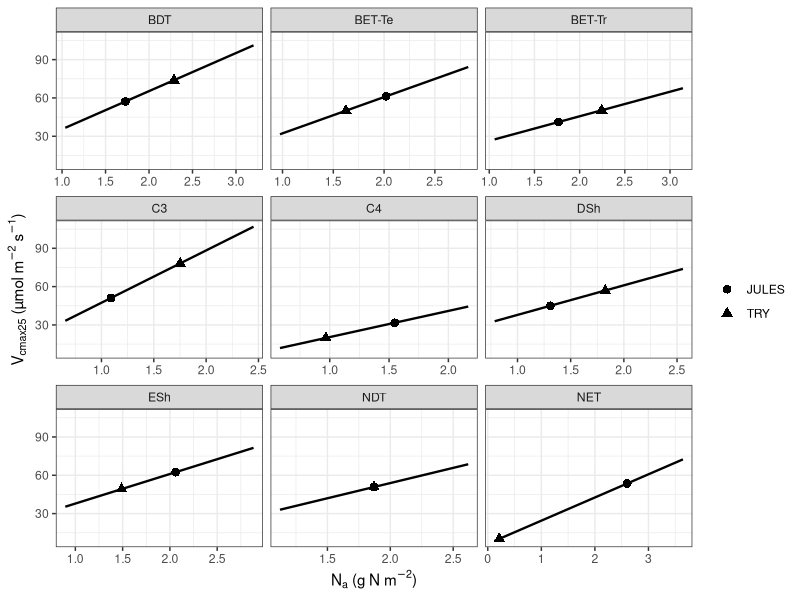

R code for this plot:
# ------------------------------------------------------------
# Vcmax25 from JULES trait physiology formula (Karina's formula)
# vcmax25 = ( vint + vsl * nmass * lma * 1000.0 ) * 1.0E-6
#
# Units expected:
#   lma   = kg m-2
#   nmass = kg kg-1   (mass fraction of N in leaf dry mass)
# Output:
#   vcmax25_mol = mol m-2 s-1   (JULES-ready)
#   vcmax25_umol = umol m-2 s-1 (more interpretable for plotting)
# ------------------------------------------------------------

library(dplyr)
library(tidyr)
library(ggplot2)

# ---- 1) Enter data exactly  ----
df <- tibble(
  PFT = c("BET-Tr","BET-Te","BDT","NET","NDT","C3","C4","ESh","DSh"),
  
  LMA_JULES = c(0.1039, 0.1403, 0.0823, 0.2263, 0.1006, 0.0498, 0.1370, 0.1515, 0.0550),
  TRY_LMA_MEDIAN = c(0.0898, 0.1069, 0.0965, 0.0195, 0.1006, 0.0724, 0.0569, 0.1306, 0.0702),
  
  NMASS_JULES = c(0.0170, 0.0144, 0.0210, 0.0115, 0.0186, 0.0219, 0.0113, 0.0136, 0.0238),
  TRY_NMASS_MEDIAN = c(0.0250, 0.0152, 0.0237, 0.0110, 0.0186, 0.0242, 0.0170, 0.0114, 0.0260),
  
  Vint_JULES = c(7.21, 3.90, 5.73, 6.32, 6.32, 6.42, 0.00, 14.71, 14.71),
  Vsl_JULES  = c(19.22, 28.40, 29.81, 18.15, 23.79, 40.96, 20.48, 23.15, 23.15)
)

# ---- 2) Karina's formula as a function ----
# Returns vcmax25 in mol m-2 s-1 (JULES-ready)
vcmax25_karina <- function(vint, vsl, nmass, lma) {
  (vint + vsl * nmass * lma * 1000.0) * 1.0e-6
}

# ---- 3) Compute vcmax25 for JULES traits and TRY medians ----
out <- df %>%
  mutate(
    # JULES traits
    vcmax25_mol_JULES = vcmax25_karina(Vint_JULES, Vsl_JULES, NMASS_JULES, LMA_JULES),
    vcmax25_umol_JULES = vcmax25_mol_JULES * 1e6,  # convert back to umol for easy reading
    
    # TRY median traits (keeping same vint/vsl you supplied)
    vcmax25_mol_TRYmed = vcmax25_karina(Vint_JULES, Vsl_JULES, TRY_NMASS_MEDIAN, TRY_LMA_MEDIAN),
    vcmax25_umol_TRYmed = vcmax25_mol_TRYmed * 1e6
  )

print(out %>% dplyr::select(PFT,
                            vcmax25_umol_JULES, vcmax25_mol_JULES,
                            vcmax25_umol_TRYmed, vcmax25_mol_TRYmed))

# ---- 4) Optional: a "curve/line" plot per PFT ----
# Here we plot vcmax25 (umol) vs Na (g N m-2), where:
# Na = nmass*lma*1000 (this is exactly the same conversion inside Karina's formula)

plot_df <- out %>%
  transmute(
    PFT,
    Na_gm2_JULES = NMASS_JULES * LMA_JULES * 1000.0,
    Na_gm2_TRY   = TRY_NMASS_MEDIAN * TRY_LMA_MEDIAN * 1000.0,
    vcmax25_umol_JULES,
    vcmax25_umol_TRYmed,
    Vint_JULES, Vsl_JULES
  ) %>%
  pivot_longer(
    cols = c(Na_gm2_JULES, Na_gm2_TRY, vcmax25_umol_JULES, vcmax25_umol_TRYmed),
    names_to = c(".value","source"),
    names_pattern = "(Na_gm2|vcmax25_umol)_(JULES|TRY)"
  )

# Build line data for each PFT (same relation as Karina’s formula, just in umol units)
line_df <- out %>%
  rowwise() %>%
  do({
    p <- .
    na_min <- min(p$NMASS_JULES * p$LMA_JULES * 1000.0, p$TRY_NMASS_MEDIAN * p$TRY_LMA_MEDIAN * 1000.0) * 0.6
    na_max <- max(p$NMASS_JULES * p$LMA_JULES * 1000.0, p$TRY_NMASS_MEDIAN * p$TRY_LMA_MEDIAN * 1000.0) * 1.4
    Na_seq <- seq(na_min, na_max, length.out = 60)
    tibble(
      PFT = p$PFT,
      Na_gm2 = Na_seq,
      vcmax25_umol = p$Vint_JULES + p$Vsl_JULES * Na_seq
    )
  }) %>%
  ungroup()

ggplot() +
  geom_line(data = line_df, aes(Na_gm2, vcmax25_umol), linewidth = 0.8) +
  geom_point(data = plot_df, aes(Na_gm2, vcmax25_umol, shape = source), size = 2.6) +
  facet_wrap(~PFT, scales = "free_x") +
  labs(
    x = expression(N[a]~"(g N m"^{-2}*")"),
    y = expression(V[cmax25]~"(µmol m"^{-2}~"s"^{-1}*")"),
    shape = ""
  ) +
  theme_bw()
